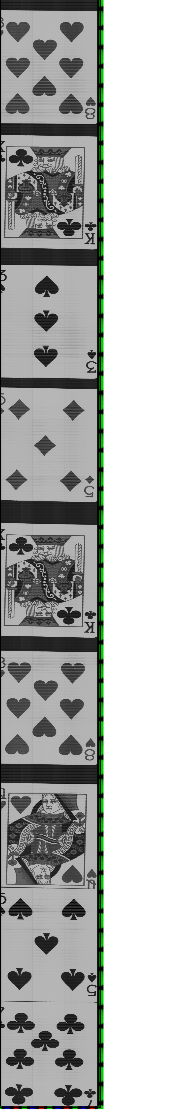
#> input picture Jungmin/clean code/cards.png, 176 x 1110 px
$ jupyter execute --allow-errors '1208 clean_card_v2.ipynb'
#> lines starting #> are read from the running program, lines starting #| are printed output that depends on the picture; after the words box and inside, x2 and y2 are one past the last pixel; in counts of white or black regions, pixels touching at a corner belong together
#> (reads Jungmin/clean code/models/lr_num_pca_100.pkl from the repository)
#> (reads Jungmin/clean code/models/svc_shape_raw_small.pkl from the repository)
[cell 1]
import cv2
import numpy as np
import pandas as pd
import matplotlib.pyplot as plt

[cell 2]
from sklearn.externals import joblib
#> (the rest of this cell did not finish here and is left out)

#> (a cell that did not finish here is left out)

#> (a cell that did not finish here is left out)

[cell 5]
img = cv2.imread('cards.png', cv2.IMREAD_GRAYSCALE)
#> img: shape (1110, 176); min 0, max 255, mean 180.8
edge3 = cv2.Canny(img, 170, 200)
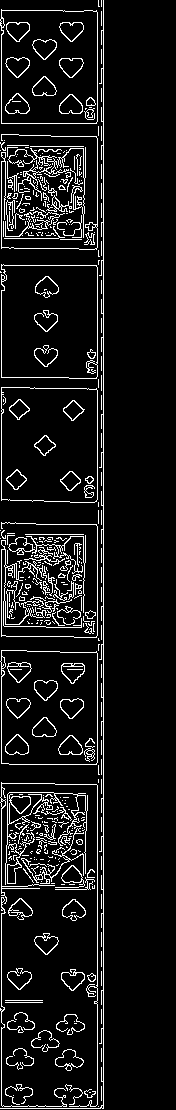
#> edge3: shape (1110, 176); 8.6% white in thin lines or dots, all inside (x1, y1, x2, y2) = (0, 0, 104, 1109)

[cell 6]
#### 편의를 위한 결과 : 나를 위한 결과
test_img_result = ['H\t8','C\tK', 'D\t5', 'S\t3', 'C\tK', 'H\t8']

[cell 7]
contours, hierarchy = cv2.findContours(edge3.copy(), cv2.RETR_EXTERNAL, cv2.CHAIN_APPROX_SIMPLE)
#> contours = 377 contours, 342 with area under 20; largest, box (x1, y1, x2, y2) and area: (1, 387, 98, 503) 10841, (0, 650, 98, 765) 10827, (0, 9, 98, 124) 10823, (1, 264, 98, 379) 10736, (5, 211, 65, 237) 378
rects = [cv2.boundingRect(each) for each in contours]
#> rects = 377 items, first 6: (98, 1106, 1, 1), (13, 1095, 1, 1), (89, 1092, 2, 1), (84, 1089, 12, 9), (101, 1086, 1, 15), (65, 1084, 18, 21)
rects2 = [(x,y,w,h) for (x,y,w,h) in rects if ((w>=95)&(w<=100)&(h>=113)&(h<=117))]
#> rects2 = [(0, 650, 98, 115), (1, 522, 97, 116), (1, 387, 97, 116), (1, 264, 97, 115), (1, 134, 97, 116), (0, 9, 98, 115)]
i=0
#> (the rest of this cell did not finish here and is left out)
